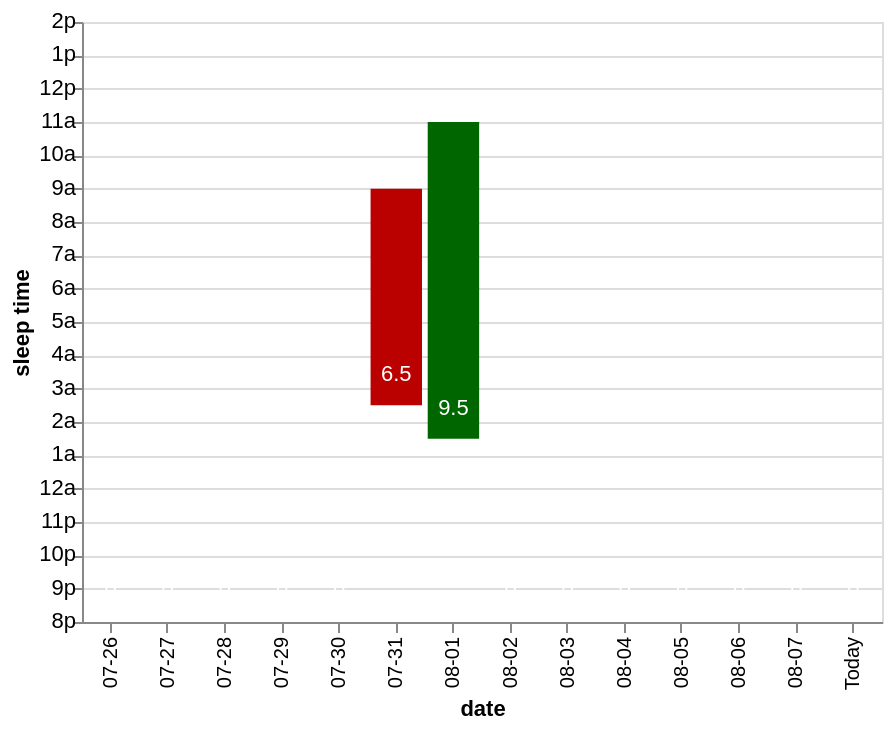

Write a Vega-Lite specification for this figure.
### Vega-Lite specification from a JSON file in a GitHub repository (floating-point values rounded to 4 significant figures)
{"config": {"view": {"continuousWidth": 400, "continuousHeight": 300}, "axisY": {"labelAlign": "left", "labelPadding": 160, "titleAngle": -90, "titleX": -25}}, "layer": [{"data": {"name": "data-aca108cfab2cfcc7b15366d440573dde"}, "mark": "bar", "encoding": {"color": {"condition": {"value": "#006600", "test": "((datum.end - datum.start) >= 8)"}, "value": "#BB0000"}, "x": {"field": "date", "type": "nominal"}, "y": {"axis": {"labels": false, "tickCount": 19}, "field": "start", "type": "quantitative"}, "y2": {"field": "end"}}}, {"data": {"name": "data-beeb4a58fd95803815144dd3f8396326"}, "mark": {"type": "text", "align": "right"}, "encoding": {"text": {"field": "hour_labels", "type": "nominal"}, "x": {"value": -3}, "y": {"field": "y_labels", "title": "sleep time", "type": "quantitative"}}}, {"data": {"name": "data-aca108cfab2cfcc7b15366d440573dde"}, "mark": {"type": "text", "align": "center", "baseline": "middle", "dy": -15}, "encoding": {"color": {"value": "white"}, "text": {"field": "total_sleep_hours", "type": "quantitative"}, "x": {"field": "date", "type": "nominal"}, "y": {"axis": {"labels": false, "tickCount": 19}, "field": "start", "type": "quantitative"}, "y2": {"field": "end"}}}], "width": 400, "$schema": "https://vega.github.io/schema/vega-lite/v5.json", "datasets": {"data-aca108cfab2cfcc7b15366d440573dde": [{"date": "Today", "start": 0, "end": 0, "total_sleep_hours": ""}, {"date": "08-07", "start": 0, "end": 0, "total_sleep_hours": ""}, {"date": "08-06", "start": 0, "end": 0, "total_sleep_hours": ""}, {"date": "08-05", "start": 0, "end": 0, "total_sleep_hours": ""}, {"date": "08-04", "start": 0, "end": 0, "total_sleep_hours": ""}, {"date": "08-03", "start": 0, "end": 0, "total_sleep_hours": ""}, {"date": "08-02", "start": 0, "end": 0, "total_sleep_hours": ""}, {"date": "08-01", "start": 5.5, "end": 15, "total_sleep_hours": "9.5"}, {"date": "07-31", "start": 6.5, "end": 13, "total_sleep_hours": "6.5"}, {"date": "07-30", "start": 0, "end": 0, "total_sleep_hours": ""}, {"date": "07-29", "start": 0, "end": 0, "total_sleep_hours": ""}, {"date": "07-28", "start": 0, "end": 0, "total_sleep_hours": ""}, {"date": "07-27", "start": 0, "end": 0, "total_sleep_hours": ""}, {"date": "07-26", "start": 0, "end": 0, "total_sleep_hours": ""}], "data-beeb4a58fd95803815144dd3f8396326": [{"hour_labels": "8p", "y_labels": 0}, {"hour_labels": "9p", "y_labels": 1}, {"hour_labels": "10p", "y_labels": 2}, {"hour_labels": "11p", "y_labels": 3}, {"hour_labels": "12a", "y_labels": 4}, {"hour_labels": "1a", "y_labels": 5}, {"hour_labels": "2a", "y_labels": 6}, {"hour_labels": "3a", "y_labels": 7}, {"hour_labels": "4a", "y_labels": 8}, {"hour_labels": "5a", "y_labels": 9}, {"hour_labels": "6a", "y_labels": 10}, {"hour_labels": "7a", "y_labels": 11}, {"hour_labels": "8a", "y_labels": 12}, {"hour_labels": "9a", "y_labels": 13}, {"hour_labels": "10a", "y_labels": 14}, {"hour_labels": "11a", "y_labels": 15}, {"hour_labels": "12p", "y_labels": 16}, {"hour_labels": "1p", "y_labels": 17}, {"hour_labels": "2p", "y_labels": 18}]}}
